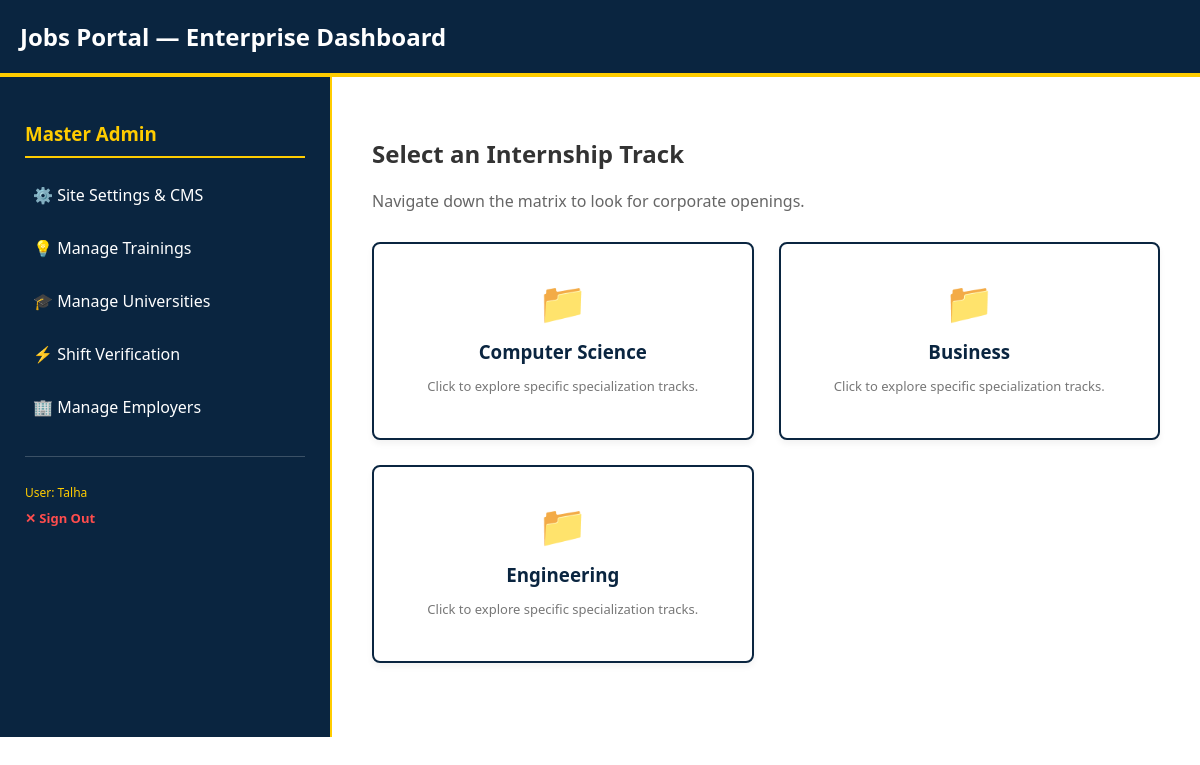
The page /dashboard/ (signed in) on the database its author committed.
### student_portal/models.py (models this page shows, shortened)
class Category(models.Model):
    name = models.CharField(max_length=100) # e.g., Computer Science, Business
    icon = models.CharField(max_length=10, default="📁")
    class Meta:
        verbose_name_plural = "Categories"

### student_portal/views.py (the view)
# urls.py: path('dashboard/', views.student_dashboard_view, name='student_dashboard'),
@login_required
def student_dashboard_view(request):
    categories = Category.objects.all()
    selected_category_id = request.GET.get('category')
    selected_track_id = request.GET.get('track')
    tracks = None
    postings = None
    current_category = None
    current_track = None
    if selected_category_id:
        current_category = get_object_or_404(Category, id=selected_category_id)
        tracks = current_category.tracks.filter(is_active=True)
    if selected_track_id:
        current_track = get_object_or_404(TrainingTrack, id=selected_track_id)
        postings = current_track.postings.filter(is_approved=True)
    my_applications = Application.objects.filter(email=request.user.email)
    context = {
        'categories': categories,
        'tracks': tracks,
        'postings': postings,
        'current_category': current_category,
        'current_track': current_track,
        'my_applications': my_applications
    }
    return render(request, 'home.html', context)

### student_portal/templates/home.html (shortened to what this page needs)
{% extends 'base.html' %}
{% block content %}
<h2>Select an Internship Track</h2>
<p style="color: #666; margin-bottom: 30px;">Navigate down the matrix to look for corporate openings.</p>
{% if not current_category %}
    <div class="block-grid">
        {% for cat in categories %}
            <div class="visual-block" onclick="location.href='?category={{ cat.id }}'">
                <div style="font-size: 40px; margin-bottom: 10px;">{{ cat.icon }}</div>
                <h3>{{ cat.name }}</h3>
                <p style="font-size: 13px; color: #777;">Click to explore specific specialization tracks.</p>
            </div>
        {% endfor %}
    </div>
{% endif %}
{% endblock %}

### student_portal/templates/base.html (shortened to what this page needs)
{% load static %}
<!DOCTYPE html>
<html lang="en">
<head>
    <link rel="stylesheet" href="{% static 'css/style.css' %}">
</head>
<body>
    <header>
        <h1>Jobs Portal — Enterprise Dashboard</h1>
    </header>
    <div class="main-layout">
        <aside class="admin-sidebar">
            {% if user.is_authenticated %}
                {% if user.is_staff or user.is_superuser or user.userprofile.role == 'admin' %}
                    <h3>Master Admin</h3>
                    <ul>
                        <li><a href="/admin/">⚙️ Site Settings & CMS</a></li>
                        <li><a href="/admin/student_portal/trainingtrack/">💡 Manage Trainings</a></li>
                        <li><a href="/admin/student_portal/university/">🎓 Manage Universities</a></li>
                        <li><a href="{% url 'admin_manage' %}">⚡ Shift Verification</a></li>
                        <li><a href="/admin/student_portal/companyprofile/">🏢 Manage Employers</a></li>
                    </ul>
                {% elif user.userprofile.role == 'company' %}
                    <h3>Employer Console</h3>
                    <ul>
                        <li><a href="{% url 'company_dashboard' %}">📊 Dashboard & Postings</a></li>
                        <li><a href="{% url 'post_internship' %}">➕ Post Internship</a></li>
                    </ul>
                {% endif %}
                <div style="margin-top: 30px; padding-top: 15px; border-top: 1px solid rgba(255,255,255,0.2);">
                    <p style="font-size: 12px; color: #ffcc00; margin-bottom: 5px;">User: {{ user.username }}</p>
                    <form action="{% url 'logout' %}" method="post" style="display: inline; margin: 0; padding: 0;">
    <button type="submit" style="background: none; border: none; color: #ff4d4d; text-decoration: none; font-size: 13px; font-weight: bold; cursor: pointer; padding: 0; font-family: inherit;">✕ Sign Out</button>
</form>
                </div>
            {% else %}
                <h3>Guest Menu</h3>
                <ul>
                    <li><a href="{% url 'login' %}">🔑 Sign In</a></li>
                </ul>
            {% endif %}
        </aside>
        <main class="content">
            {% block content %}{% endblock %}
        </main>
    </div>
</body>
</html>

### student_portal/static/css/style.css (style rules this page uses)
:root { --primary-blue: #0a2540; --accent-yellow: #ffcc00; --clean-white: #ffffff; --text-dark: #333333; --bg-light: #f4f6f9; }
body { margin: 0; font-family: 'Segoe UI', Tahoma, Geneva, Verdana, sans-serif; background-color: var(--clean-white); color: var(--text-dark); }
header { background-color: var(--primary-blue); color: var(--clean-white); padding: 20px; border-bottom: 4px solid var(--accent-yellow); }
header h1 { margin: 0; font-size: 24px; }
.main-layout { display: flex; min-height: calc(100vh - 140px); }
.admin-sidebar { width: 280px; background-color: var(--primary-blue); color: var(--clean-white); padding: 25px; border-right: 2px solid var(--accent-yellow); }
.admin-sidebar h3 { border-bottom: 2px solid var(--accent-yellow); padding-bottom: 10px; color: var(--accent-yellow); }
.admin-sidebar ul { list-style: none; padding: 0; margin: 0; }
.admin-sidebar ul li { margin-bottom: 15px; }
.admin-sidebar ul li a { color: var(--clean-white); text-decoration: none; font-weight: 500; display: block; padding: 8px; border-radius: 4px; }
.content { flex: 1; padding: 40px; background-color: var(--clean-white); }
.block-grid { display: grid; grid-template-columns: repeat(auto-fill, minmax(280px, 1fr)); gap: 25px; margin-top: 20px; }
.visual-block { background-color: var(--clean-white); border: 2px solid var(--primary-blue); border-radius: 8px; padding: 30px; text-align: center; cursor: pointer; box-shadow: 0 4px 6px rgba(0,0,0,0.05); transition: all 0.3s cubic-bezier(0.165, 0.84, 0.44, 1); }
.visual-block h3 { margin: 10px 0; color: var(--primary-blue); }

### rows shown on the page
Category: icon "📁", name "Computer Science"
Category: icon "📁", name "Business"
Category: icon "📁", name "Engineering"

### other values the page prints
{{ user.username }} "Talha"
